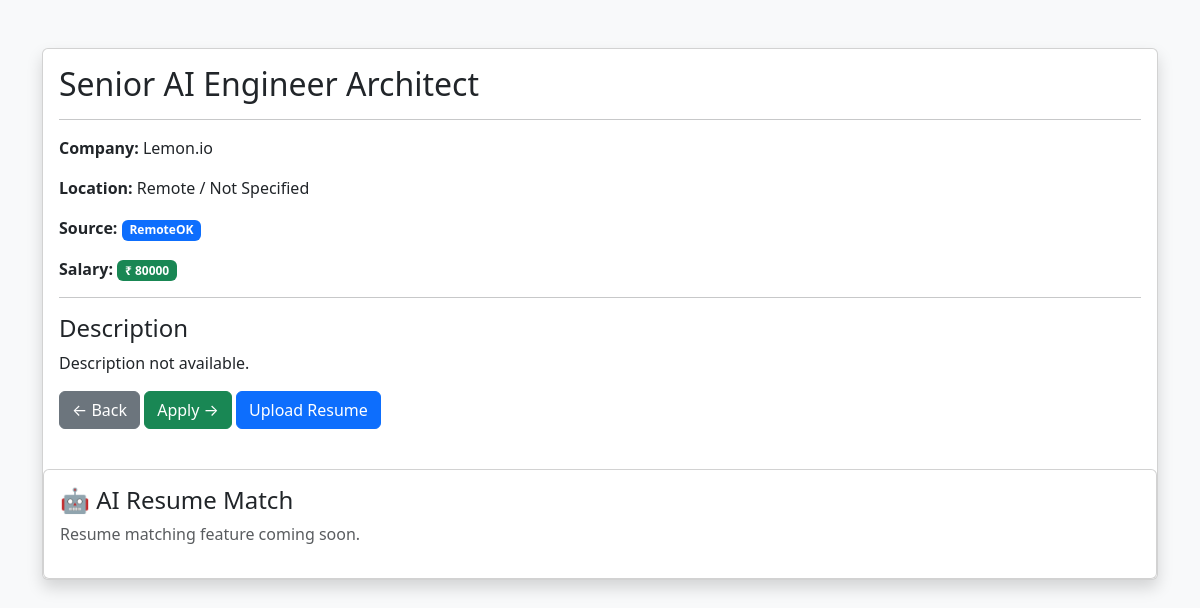
/job/1, run on the app's committed database.
### database/models.py (models this page shows)
class Job(Base):
    __tablename__ = "jobs"
    id = Column(Integer, primary_key=True)
    company = Column(String)
    title = Column(String)
    location = Column(String)
    experience = Column(String)
    salary = Column(String)
    source = Column(String)
    posted_date = Column(String)
    description = Column(String)
    url = Column(String, unique=True)
    match_score = Column(Integer)
    status = Column(String, default="New")

### dashboard/app.py (the view)
@app.route("/job/<int:job_id>")
def job_details(job_id):
    session = SessionLocal()
    job = session.query(Job).filter(Job.id == job_id).first()
    session.close()
    if not job:
        return "Job Not Found", 404
    return render_template(
        "job_details.html",
        job=job,
    )

### templates/job_details.html (shortened to what this page needs)
<!DOCTYPE html>
<html>
<head>
    <link href="https://cdn.jsdelivr.net/npm/bootstrap@5.3.3/dist/css/bootstrap.min.css" rel="stylesheet">
</head>
<body class="bg-light">
    <div class="container py-5">
        <div class="card shadow">
            <div class="card-body">
                <h2>{{ job.title }}</h2>
                <hr>
                <p>
                    <strong>Company:</strong>
                    {{ job.company }}
                </p>
                <p>
                    <strong>Location:</strong>
                    {{ job.location if job.location else "Remote / Not Specified" }}
                </p>
                <p>
                    <strong>Source:</strong>
                    <span class="badge bg-primary">
                        {{ job.source }}
                    </span>
                </p>
                <p>
                    <strong>Salary:</strong>
                    <span class="badge bg-success">
                        ₹ {{ job.salary }}
                    </span>
                </p>
                <hr>
                <h4>Description</h4>
                <p>
                    {{ job.description if job.description else "Description not available." }}
                </p>
                <a href="/" class="btn btn-secondary">
                    ← Back
                </a>
                <a href="{{ job.url }}" target="_blank" class="btn btn-success">
                    Apply →
                </a>
                <a href="/upload_resume" class="btn btn-primary">
                    Upload Resume
                </a>
            </div>
            <div class="card mt-4">
                <div class="card-body">
                    <h4>🤖 AI Resume Match</h4>
                    <p class="text-muted">
                        Resume matching feature coming soon.
                    </p>
                </div>
            </div>
        </div>
    </div>
</body>
</html>

### data on the page
Job: title "Senior AI Engineer Architect", company "Lemon.io", location "Remote / Not Specified", source "RemoteOK", salary "80000", description "Description not available."
